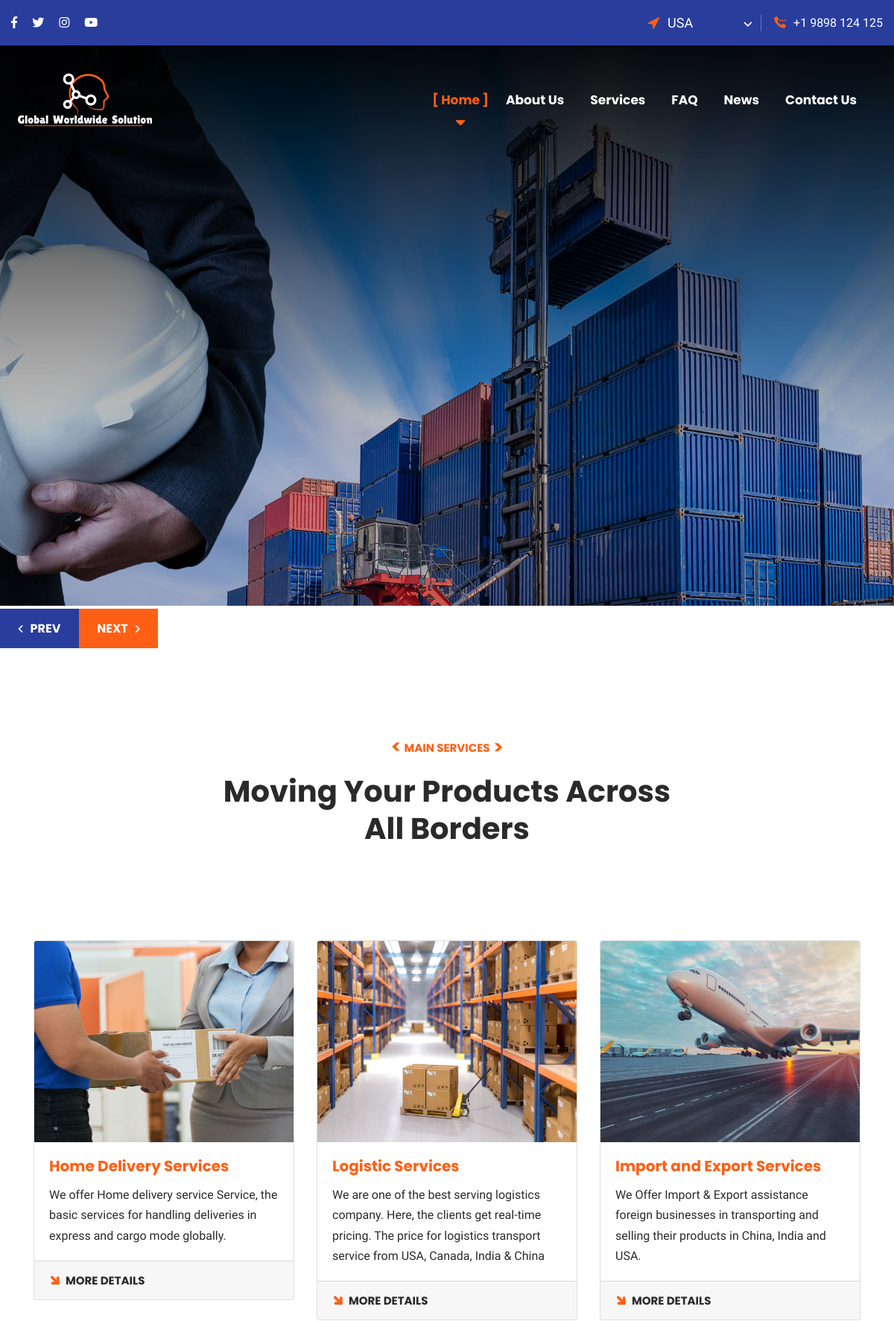
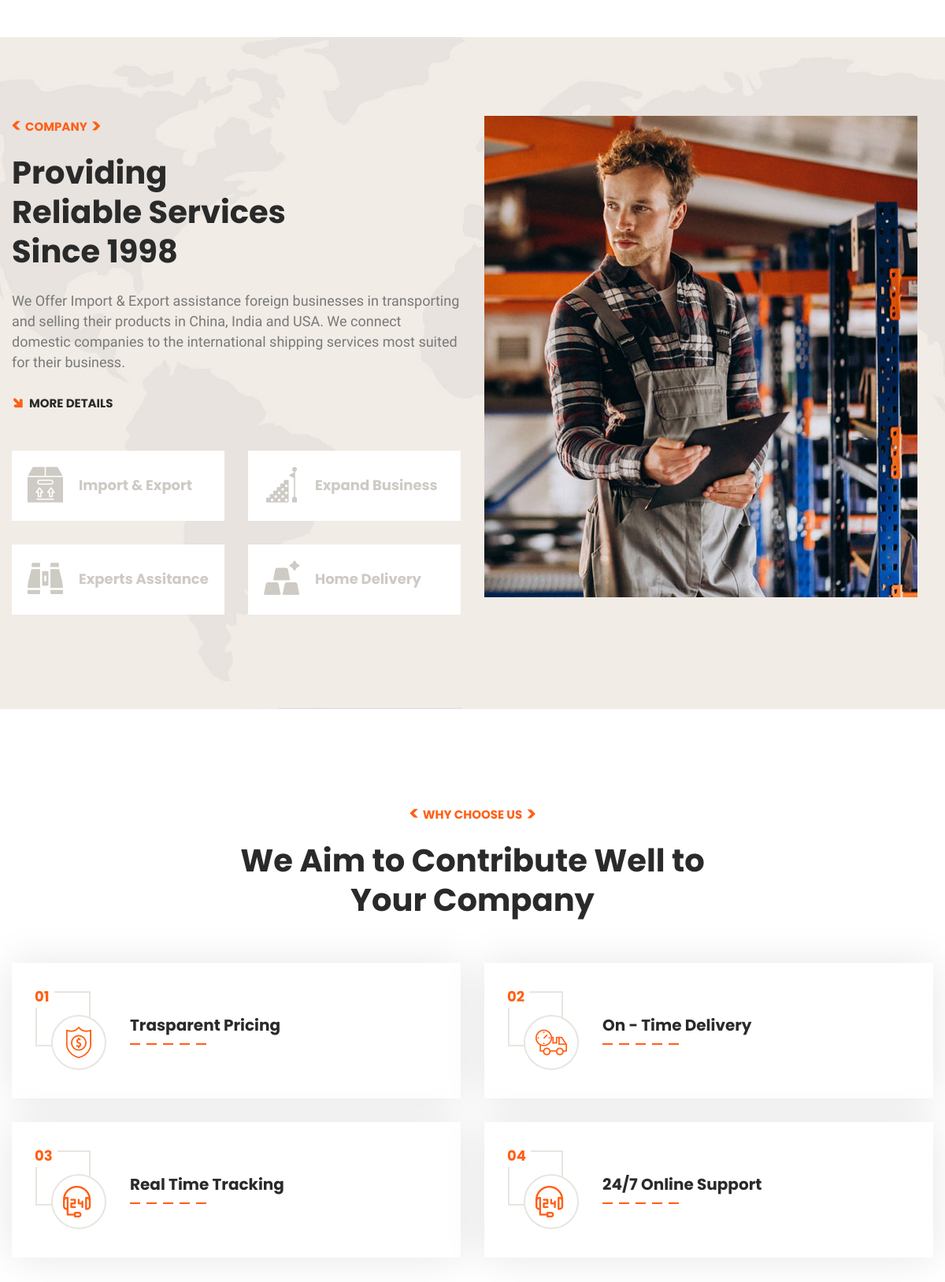
The page / (upper part) on the database its author committed (2 pictures, top to bottom).
### tables this page shows
CREATE TABLE `settings` (
  `id` int(100) NOT NULL,
  `header_logo` varchar(255) DEFAULT NULL,
  `email` varchar(255) DEFAULT NULL,
  `phone` varchar(255) DEFAULT NULL,
  `phone2` varchar(20) DEFAULT NULL,
  `footer_logo` varchar(255) DEFAULT NULL,
  `footer_desc` varchar(5000) DEFAULT NULL,
  `facebook` varchar(2000) DEFAULT NULL,
  `twitter` varchar(2000) DEFAULT NULL,
  `linkedin` varchar(2000) DEFAULT NULL,
  `instagram` varchar(2000) DEFAULT NULL,
  `youtube` varchar(2000) DEFAULT NULL,
  `address` varchar(1000) DEFAULT NULL,
  `city` varchar(255) DEFAULT NULL,
  `state` varchar(255) DEFAULT NULL,
  `country` varchar(255) DEFAULT NULL,
  `pin` varchar(255) DEFAULT NULL,
  `map` varchar(3000) DEFAULT NULL,
  `site_name` varchar(255) DEFAULT NULL
);

CREATE TABLE `services` (
  `id` int(100) NOT NULL,
  `title` varchar(1000) DEFAULT NULL,
  `short` varchar(1500) DEFAULT NULL,
  `descrip` varchar(10000) DEFAULT NULL,
  `img` varchar(100) DEFAULT NULL,
  `url` varchar(255) DEFAULT NULL,
  `date` varchar(100) DEFAULT NULL,
  `status` varchar(10) DEFAULT NULL
);

### index.php (the view, shortened to what this page needs)
<?php
    include "admin/conn.php";
    $services = mysqli_query($con,"SELECT * FROM services ORDER BY id DESC LIMIT 3");
?>
<!DOCTYPE html>
<html lang="en">
<head>
<link href="assets/css/bootstrap.css" rel="stylesheet">
<link href="assets/css/style.css" rel="stylesheet">
<link href="assets/css/responsive.css" rel="stylesheet">
<link href="assets/css/color.css" rel="stylesheet">
</head>
<body>
<div class="page-wrapper">
   <?php include "header.php"; ?>
    <section class="banner-section">
        <div class="swiper-container banner-slider">
            <div class="swiper-wrapper">
                <div class="swiper-slide" style="background-image: url(assets/images/main-slider/image-1.jpg);">
                    <div class="content-outer">
                        <div class="content-box">
                        </div>
                    </div>
                </div>
            </div>
        </div>
        <div class="banner-slider-nav style-two">
            <div class="banner-slider-control banner-slider-button-prev"><span><i class="far fa-angle-left"></i>Prev</span></div>
            <div class="banner-slider-control banner-slider-button-next"><span>Next<i class="far fa-angle-right"></i></span> </div>
        </div>
    </section>
         <section class="services-section style-two ">
        <div class="auto-container">
            <div class="sec-title text-center">
                <div class="sub-title">Main Services</div>
                <h2>Moving Your Products Across <br> All Borders</h2>
            </div>
        </div>
    </section>
      <div class="container pb-5">
          <div class="row ">
              <?php
                        while($row=mysqli_fetch_array($services)){
                    ?>
              <div class="col-md-4 zoom">
                    <div class="card-deck">
                        <div class="card">
                            <img class="card-img-top" style="height:270px;" src="admin/images/services/<?php echo $row['img']; ?>" alt="Card image cap">
                            <div class="card-body">
                              <h5 class="card-title"><b><a href="single-service.php?id=<?php echo $row['id']; ?>"><?php echo $row['title']; ?></a></b></h5>
                              <p class="card-text"><?php echo $row['short']; ?></p>
                            </div>
                            <div class="card-footer">
                               <div class="link"><a href="single-service.php?id=<?php echo $row['id']; ?>" class="readmore-link"><i class="flaticon-up-arrow"></i>More Details</a></div>
                            </div>
                        </div>
                    </div>
              </div>
              <?php  } ?>
          </div>
      </div>
    <section class="about-section" style="background-image: url(assets/images/background/bg-1.jpg);">
        <div class="auto-container">
            <div class="row">
                <div class="col-lg-6">
                    <div class="sec-title">
                        <div class="sub-title">Company</div>
                        <h2>Providing<br> Reliable Services <br> Since 1998</h2>
                        <div class="text">We Offer Import & Export assistance foreign businesses in transporting and selling their products in China, India and USA. We connect domestic companies to the international shipping services most suited for their business. </div>
                        <a href="about.php" class="readmore-link"><i class="flaticon-up-arrow"></i>More Details</a>
                    </div>
                    <div class="row">
                        <div class="col-md-6">
                            <div class="icon-box wow fadeInUp" data-wow-duration="1500ms">
                                <div class="icon"><span class="flaticon-package"></span></div>
                                <div class="content">
                                    <span><h4>Import & Export</h4></span>
                                </div>
                            </div>
                        </div>
                        <div class="col-md-6">
                            <div class="icon-box wow fadeInUp" data-wow-duration="1500ms">
                                <div class="icon"><span class="flaticon-goal"></span></div>
                                <div class="content">
                                    <span><h4>Expand Business</h4></span>
                                </div>
                            </div>
                        </div>
                        <div class="col-md-6">
                            <div class="icon-box wow fadeInUp" data-wow-duration="1700ms">
                                <div class="icon"><span class="flaticon-binoculars"></span></div>
                                <div class="content">
                                    <span><h4>Experts Assitance</h4></span>
                                </div>
                            </div>
                        </div>
                        <div class="col-md-6">
                            <div class="icon-box wow fadeInUp" data-wow-duration="1900ms">
                                <div class="icon"><span class="flaticon-gold"></span></div>
                                <div class="content">
                                    <span><h4>Home Delivery</h4></span>
                                </div>
                            </div>
                        </div>
                    </div>
                </div>
                <div class="col-lg-6">
                    <div class="image wow fadeInRight" data-wow-duration="1500ms"><img src="assets/images/resource/image-1.jpg" alt=""></div>
                </div>
            </div>
        </div>
    </section>
    <section class="Whychooseus-section">
        <div class="auto-container">
            <div class="sec-title text-center">
                <div class="sub-title text-center">Why Choose Us</div>
                <h2>We Aim to Contribute Well to <br>  Your Company</h2>
            </div>
            <div class="row">
                <div class="col-lg-6 col-md-6 why-choose-block">
                    <div class="inner-box wow fadeInUp" data-wow-duration="1500ms">
                        <div class="icon"><span class="count">01</span><i class="flaticon-shield"></i></div>
                        <div class="content">
                            <h4>Trasparent Pricing</h4>
                        </div>
                    </div>
                </div>
                <div class="col-lg-6 col-md-6 why-choose-block">
                    <div class="inner-box wow fadeInUp" data-wow-duration="1500ms">
                        <div class="icon"><span class="count">02</span><i class="flaticon-delivery"></i></div>
                        <div class="content">
                            <h4>On - Time Delivery</h4>
                        </div>
                    </div>
                </div>
                <div class="col-lg-6 col-md-6 why-choose-block">
                    <div class="inner-box wow fadeInUp" data-wow-duration="1500ms">
                        <div class="icon"><span class="count">03</span><i class="flaticon-24-hours"></i></div>
                        <div class="content">
                            <h4>Real Time Tracking</h4>
                        </div>
                    </div>
                </div>
                <div class="col-lg-6 col-md-6 why-choose-block">
                    <div class="inner-box wow fadeInUp" data-wow-duration="1500ms">
                        <div class="icon"><span class="count">04</span><i class="flaticon-24-hours"></i></div>
                        <div class="content">
                            <h4>24/7 Online Support</h4>
                        </div>
                    </div>
                </div>
            </div>
        </div>
    </section>
    <?php include "footer.php"; ?>
</body>
</html>

### header.php (shortened to what this page needs)
<?php
    include "admin/conn.php";
    $settings = mysqli_query($con,"SELECT * FROM settings");
    $setting  = mysqli_fetch_array($settings);
?>
    <header class="main-header header-style-one">
        <div class="header-top">
            <div class="auto-container">
                <div class="inner-container">
                    <div class="left-column">
                        <ul class="social-icon">
                            <li><a target="blank" href="<?php echo $setting['facebook']; ?>"><i class="fab fa-facebook-f"></i></a></li>
                            <li><a target="blank" href="<?php echo $setting['twitter']; ?>"><i class="fab fa-twitter"></i></a></li>
                            <li><a target="blank" href="<?php echo $setting['instagram']; ?>"><i class="fab fa-instagram"></i></a></li>
                            <li><a target="blank" href="<?php echo $setting['youtube']; ?>"><i class="fab fa-youtube"></i></a></li>
                        </ul>
                    </div>
                    <div class="right-column">
                        <div class="location">
                            <span class="flaticon-cursor"></span>
                            <form action="#" class="location-switcher">
                                <select class="selectpicker">
                                    <option value="1">USA</option>
                                </select>
                            </form>
                        </div>
                        <div class="phone-number"><i class="flaticon-calling"></i><a href="tel:<?php  echo $setting['phone']; ?>"></a><?php  echo $setting['phone']; ?></div>
                    </div>
                </div>
            </div>
        </div>
        <div class="header-upper">
            <div class="auto-container">
                <div class="inner-container">
                    <div class="logo-box">
                        <div class="logo"><a href="index.php"><img src="assets/images/klogo2.png" alt=""></a></div>
                    </div>
                    <div class="right-column">
                        <div class="nav-outer">
                            <nav class="main-menu navbar-expand-md navbar-light">
                                <div class="collapse navbar-collapse show clearfix" id="navbarSupportedContent">
                                    <ul class="navigation">
                                        <li class="dropdown"><a href="index.php">Home</a></li>
                                        <li class="dropdown"><a href="about.php">About Us</a></li>
                                        <li class="dropdown"><a href="service.php">Services</a>
                                        <li class="dropdown"><a href="faq.php">FAQ</a>
                                        </li>
                                        <li class="dropdown"><a href="blog.php">News</a>
                                        </li>
                                        <li><a href="contact.php">Contact Us</a></li>
                                    </ul>
                                </div>
                            </nav>
                        </div>
                    </div>
                </div>
            </div>
        </div>
    </header>

### assets/css/responsive.css (style rules this page uses)
@media only screen and (max-width: 7000px) { .page-wrapper { overflow: hidden; } }

### assets/css/color.css (style rules this page uses)
a:hover, a { color: #ff5f15; }
.header-top .location span { color: #ff5f15; }
.header-top .phone-number i { color: #ff5f15; }
.main-menu .navigation>li:before { color: #ff5f15; }
.main-menu .navigation>li>a:before { color: #ff5f15; }
.main-menu .navigation>li>a:after { color: #ff5f15; }
.main-menu .navigation>li.current>a { color: #ff5f15; }
.banner-section .banner-slider-nav.style-two .banner-slider-button-next { background: #ff5f15; }
.sec-title .sub-title { color: #ff5f15; }
.sec-title .sub-title:before { color: #ff5f15; }
.sec-title .sub-title:after { color: #ff5f15; }
.readmore-link i { color: #ff5f15; }
.about-section .icon-box:before { background-color: #ff5f15; }
.why-choose-block .inner-box .icon { color: #ff5f15; }
.why-choose-block .inner-box .count { color: #ff5f15; }

### rows shown on the page
settings: phone "+1 9898 124 125"
services: img (picture), title "Home Delivery Services", short "We offer Home delivery service Service, the basic services for handling deliveries in express and cargo mode globally."
services: img (picture), title "Logistic Services", short "We are one of the best serving logistics company. Here, the clients get real-time pricing. The price for logistics transport service from USA, Canada, India & China"
services: img (picture), title "Import and Export Services", short "We Offer Import & Export assistance foreign businesses in transporting and selling their products in China, India and USA."
